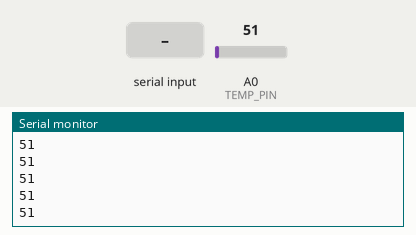
A sketch run on a simulated Arduino Uno, built with avr-gcc and run on an emulated ATmega328P. On the bench: the last lines printed to the serial monitor. The inputs (shaded band) are chosen by the test bench; at power-on: A0 (TEMP_PIN) = 51.

Above: at 1.2 s.
1.3 s: "PAIR\n" received over Serial
2.8 s: A0 (TEMP_PIN) set to 61
At 3.9 s:
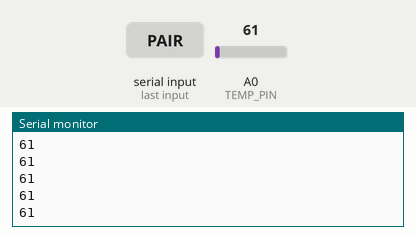
4.3 s: A0 (TEMP_PIN) set to 71
At 5.1 s:
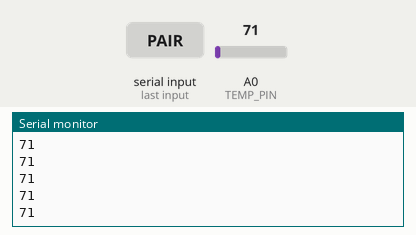
Timing chart, 0 to 7.3 s (numbered marks = the images above; inputs shaded):
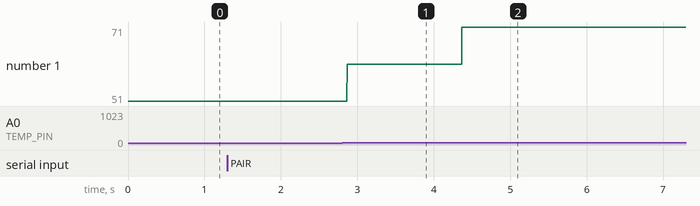

The sketch:

arduinoCommunicator.ino
```cpp
const int TEMP_PIN = A0;

bool paired = false;

int sensorVal = 20.0;

void setup() {
  // make sure it's the same as python communicator
  Serial.begin(9600);
}

void loop() {
  // are we connected to serial?
  sensorVal = analogRead(TEMP_PIN);
  Serial.println(sensorVal);

  if (Serial.available()) {
    // read the line, store it
    String line = Serial.readStringUntil('\n');

    // if we aren't paired and we're asked to, let's do it
    if(!paired && line == "PAIR") {
      Serial.println("PAIR_OK");
    }
    else if(paired) {
      if(line == "GET_DATA") {
        Serial.println("DATA");
      }
      else if(line.startsWith("SET: ")) {
        Serial.println("ACK");
      }
    }
  }

}
```

Measured:
- after the input at 2.8 s, the serial monitor: prints a new line after 0.07 s (image 1)
- after the input at 4.3 s, the serial monitor: prints a new line after 0.07 s (image 2)
- plotted number 1: 51 → 61 after the input at 2.8 s, 61 → 71 after the input at 4.3 s
